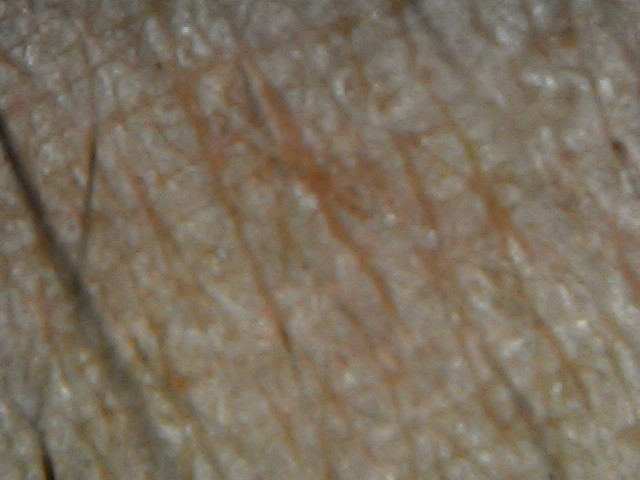
#> input picture Skin_recognition_from_camera/Skin_recognition/Dry/10.jpg, 640 x 480 px; its folder holds 4 pictures in this run
$ python training.py
#> lines starting #> are read from the running program, lines starting #| are printed output that depends on the picture
### Skin_recognition_from_camera/Face/train_test.py

from asyncore import write
from cgitb import text


def median(text1):
#> called with text1 = 'dry.txt'
    sum=0
    with open(text1) as f:
#> (reads Skin_recognition_from_camera/Face/dry.txt from the repository)
        l = []
        for i in f:
            l.append(i.strip('\n'))
    l.sort()
    size = len(l)
    index = int(((size+1)/2)-1)
    f=open(text1,"w")
    a = f.write(f"{l[index]}\n")
    f.close()

# [12 lines left out: function mean, not called in this run]

median("dry.txt")

### Skin_recognition_from_camera/Face/training.py
# import imghdr
from cgitb import text
import cv2
# import numpy as np
from PIL import Image,ImageOps
import glob
from elevate import elevate
import train_test as ts

# elevate()
# name=input("Enter path")
# text=input("enter text file name")
path = glob.glob("C:/Users/debsp/OneDrive/Desktop/Skin_recognition/Dry/*.jpg")

for i in path:
    # [4 lines of commented-out code are left out]
    img = Image.open(i)
#> img is the input picture: PIL image 640x480 RGB; mean R, G, B 124.4, 112.1, 95.2
    im = ImageOps.grayscale(img)
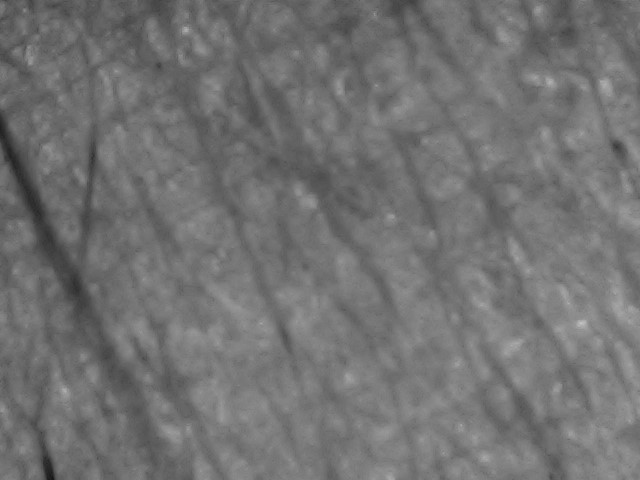
#> im: PIL image 640x480 L; min 22, max 196, mean 113.9

    def output_image() :
        im.show()

    pixels = img.load()
    height, width=img.size
#> height = 640; width = 480

    k=00

    for x in range (height):
        for y in range (width):
            r,g,b = pixels[x,y]
            if(r>=160 and g>=160 and b>=160):
                k=k+1
#> after the loop, k = 103

    area=height*width
#> area = 307200
    # input_image()
    print(k ,"area=",area)
#| 103 area= 307200
    ks=str(k)
#> ks = '103'
    f = open("dry.txt","a")
    val = k
#> val = 103
    a = f.write(f"{val}\n")
#> a = 4
    f.close()
    output_image()
    cv2.waitKey(0)
#> pass 2 of the loop `for i in path:`:
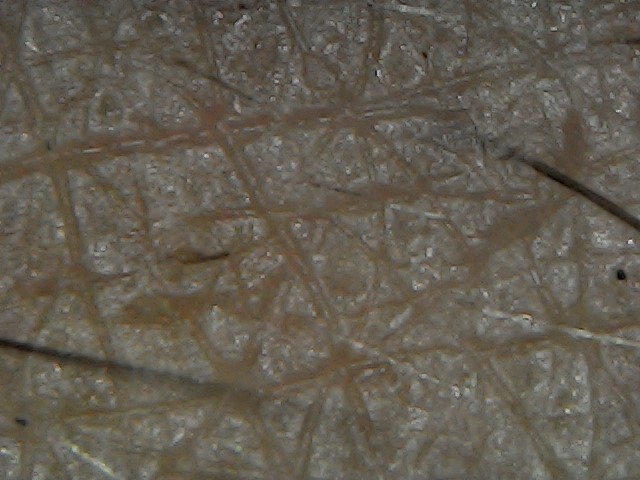
#> input picture Skin_recognition_from_camera/Skin_recognition/Dry/11.jpg, 640 x 480 px
#> img is the input picture: PIL image 640x480 RGB; mean R, G, B 99.8, 93.2, 81.4
#> `im = ImageOps.grayscale(img)`:
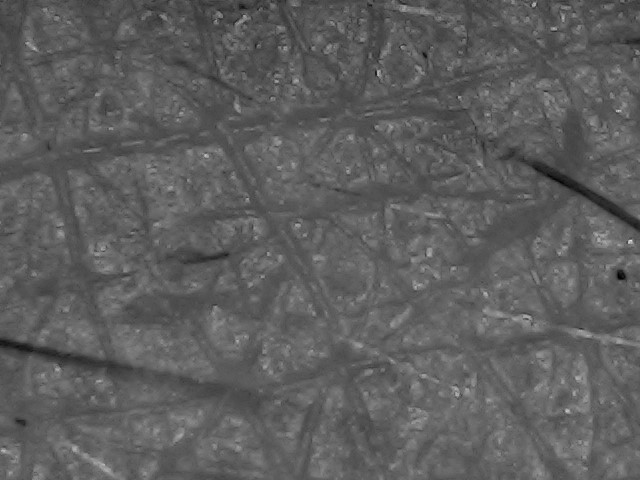
#> im: PIL image 640x480 L; min 0, max 225, mean 93.8
#> after the loop `for x in range (height):`: k = 105
#| 105 area= 307200
#> ks = '105'
#> val = 105
#> pass 3 of the loop `for i in path:`:
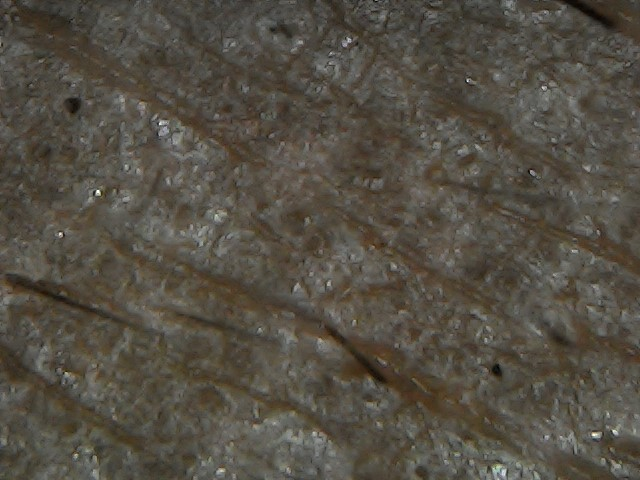
#> input picture Skin_recognition_from_camera/Skin_recognition/Dry/12.jpg, 640 x 480 px
#> img is the input picture: PIL image 640x480 RGB; mean R, G, B 84.2, 78.8, 68.2
#> `im = ImageOps.grayscale(img)`:
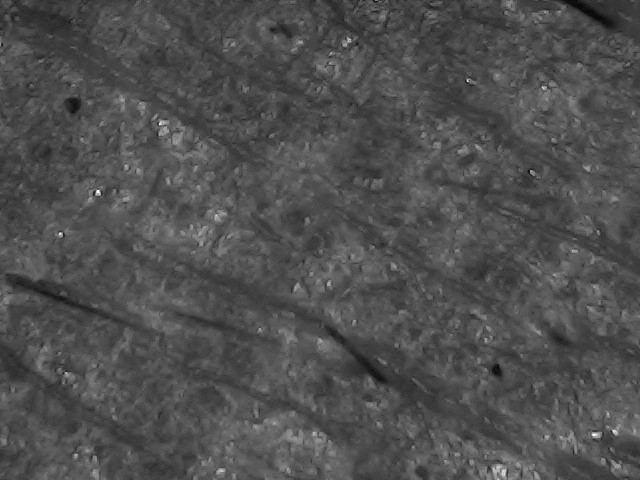
#> im: PIL image 640x480 L; min 1, max 254, mean 79.2
#> after the loop `for x in range (height):`: k = 204
#| 204 area= 307200
#> ks = '204'
#> val = 204
#> the loop made 4 passes; the first 3 are shown

ts.median("dry.txt")
